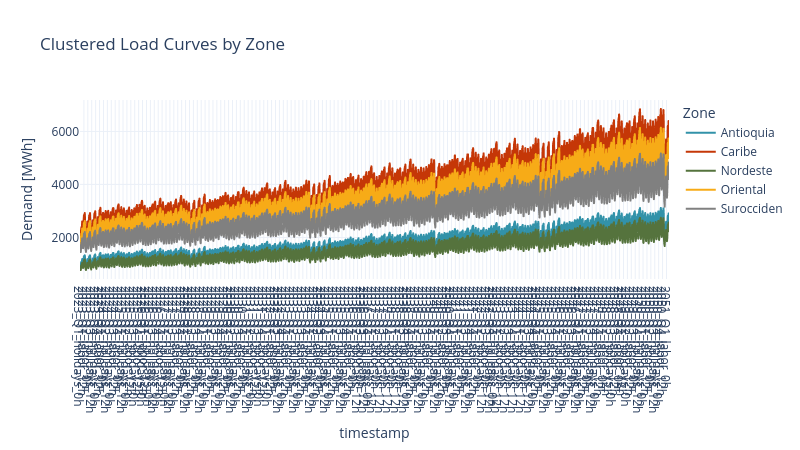
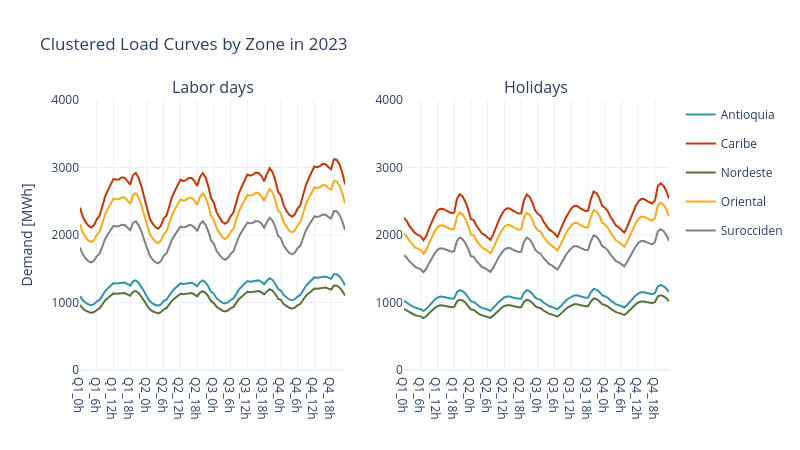

These figures' notebook cell, in order:
### Code cell
# Clusterize
loads = sc.loads.loads_to_timestamps(loads)
sc.loads.plot_multiple_line(
    loads,'Date', 'timestamp', 'demand_mw',
    'Zone', 'Clustered Load Curves by Zone', {'demand_mw':'Demand [MWh]'})

sc.loads.plot_clusterized_loads(loads, '2023')

### Figure 1 — Plotly figure (JSON) as saved in the notebook; plotly's stock layout.template omitted (floating-point values rounded to 4 significant figures; data arrays with more than 128 entries replaced by an {"elided": "..."} marker saying what was removed)
{"data": [{"hovertemplate": "Zone=Antioquia<br>timestamp=%{x}<br>Demand [MWh]=%{y}<extra></extra>", "legendgroup": "Antioquia", "line": {"color": "#3292A9", "dash": "solid"}, "marker": {"symbol": "circle"}, "mode": "lines", "name": "Antioquia", "showlegend": true, "type": "scattergl", "x": {"elided": "5424 str values"}, "xaxis": "x", "y": {"elided": "5424 float values"}, "yaxis": "y"}, {"hovertemplate": "Zone=Caribe<br>timestamp=%{x}<br>Demand [MWh]=%{y}<extra></extra>", "legendgroup": "Caribe", "line": {"color": "#C53707", "dash": "solid"}, "marker": {"symbol": "circle"}, "mode": "lines", "name": "Caribe", "showlegend": true, "type": "scattergl", "x": {"elided": "5424 str values"}, "xaxis": "x", "y": {"elided": "5424 float values"}, "yaxis": "y"}, {"hovertemplate": "Zone=Nordeste<br>timestamp=%{x}<br>Demand [MWh]=%{y}<extra></extra>", "legendgroup": "Nordeste", "line": {"color": "#55733D", "dash": "solid"}, "marker": {"symbol": "circle"}, "mode": "lines", "name": "Nordeste", "showlegend": true, "type": "scattergl", "x": {"elided": "5424 str values"}, "xaxis": "x", "y": {"elided": "5424 float values"}, "yaxis": "y"}, {"hovertemplate": "Zone=Oriental<br>timestamp=%{x}<br>Demand [MWh]=%{y}<extra></extra>", "legendgroup": "Oriental", "line": {"color": "#F7AB17", "dash": "solid"}, "marker": {"symbol": "circle"}, "mode": "lines", "name": "Oriental", "showlegend": true, "type": "scattergl", "x": {"elided": "5424 str values"}, "xaxis": "x", "y": {"elided": "5424 float values"}, "yaxis": "y"}, {"hovertemplate": "Zone=Surocciden<br>timestamp=%{x}<br>Demand [MWh]=%{y}<extra></extra>", "legendgroup": "Surocciden", "line": {"color": "#808080", "dash": "solid"}, "marker": {"symbol": "circle"}, "mode": "lines", "name": "Surocciden", "showlegend": true, "type": "scattergl", "x": {"elided": "5424 str values"}, "xaxis": "x", "y": {"elided": "5424 float values"}, "yaxis": "y"}], "layout": {"height": 450, "legend": {"title": {"text": "Zone"}, "tracegroupgap": 0}, "title": {"text": "Clustered Load Curves by Zone"}, "width": 800, "xaxis": {"anchor": "y", "domain": [0, 1], "dtick": 36, "title": {"text": "timestamp"}}, "yaxis": {"anchor": "x", "domain": [0, 1], "title": {"text": "Demand [MWh]"}}}}

### Figure 2 — Plotly figure (JSON) as saved in the notebook; plotly's stock layout.template omitted (floating-point values rounded to 4 significant figures)
{"data": [{"hovertemplate": "Zone=Antioquia<br>timestamp=%{x}<br>demand_mw=%{y}<extra></extra>", "legendgroup": "Antioquia", "line": {"color": "#3292A9", "dash": "solid"}, "marker": {"symbol": "circle"}, "mode": "lines", "name": "Antioquia", "orientation": "v", "showlegend": true, "type": "scatter", "x": ["Q1_0h", "Q1_1h", "Q1_2h", "Q1_3h", "Q1_4h", "Q1_5h", "Q1_6h", "Q1_7h", "Q1_8h", "Q1_9h", "Q1_10h", "Q1_11h", "Q1_12h", "Q1_13h", "Q1_14h", "Q1_15h", "Q1_16h", "Q1_17h", "Q1_18h", "Q1_19h", "Q1_20h", "Q1_21h", "Q1_22h", "Q1_23h", "Q2_0h", "Q2_1h", "Q2_2h", "Q2_3h", "Q2_4h", "Q2_5h", "Q2_6h", "Q2_7h", "Q2_8h", "Q2_9h", "Q2_10h", "Q2_11h", "Q2_12h", "Q2_13h", "Q2_14h", "Q2_15h", "Q2_16h", "Q2_17h", "Q2_18h", "Q2_19h", "Q2_20h", "Q2_21h", "Q2_22h", "Q2_23h", "Q3_0h", "Q3_1h", "Q3_2h", "Q3_3h", "Q3_4h", "Q3_5h", "Q3_6h", "Q3_7h", "Q3_8h", "Q3_9h", "Q3_10h", "Q3_11h", "Q3_12h", "Q3_13h", "Q3_14h", "Q3_15h", "Q3_16h", "Q3_17h", "Q3_18h", "Q3_19h", "Q3_20h", "Q3_21h", "Q3_22h", "Q3_23h", "Q4_0h", "Q4_1h", "Q4_2h", "Q4_3h", "Q4_4h", "Q4_5h", "Q4_6h", "Q4_7h", "Q4_8h", "Q4_9h", "Q4_10h", "Q4_11h", "Q4_12h", "Q4_13h", "Q4_14h", "Q4_15h", "Q4_16h", "Q4_17h", "Q4_18h", "Q4_19h", "Q4_20h", "Q4_21h", "Q4_22h", "Q4_23h"], "xaxis": "x", "y": [1094.0, 1033.0, 997.3, 972.3, 960.3, 975.1, 1015.0, 1039.0, 1102.0, 1170.0, 1212.0, 1254.0, 1288.0, 1282.0, 1285.0, 1298.0, 1295.0, 1273.0, 1248.0, 1314.0, 1328.0, 1294.0, 1238.0, 1163.0, 1086.0, 1022.0, 987.7, 963.4, 952.4, 972.4, 1021.0, 1041.0, 1103.0, 1166.0, 1207.0, 1250.0, 1283.0, 1273.0, 1279.0, 1294.0, 1293.0, 1273.0, 1240.0, 1301.0, 1327.0, 1297.0, 1237.0, 1157.0, 1125.0, 1060.0, 1024.0, 997.2, 984.7, 1000.0, 1037.0, 1061.0, 1128.0, 1194.0, 1236.0, 1282.0, 1316.0, 1309.0, 1316.0, 1331.0, 1328.0, 1308.0, 1271.0, 1321.0, 1360.0, 1334.0, 1278.0, 1199.0, 1176.0, 1110.0, 1072.0, 1045.0, 1032.0, 1049.0, 1087.0, 1112.0, 1181.0, 1248.0, 1292.0, 1338.0, 1372.0, 1366.0, 1374.0, 1389.0, 1386.0, 1368.0, 1353.0, 1420.0, 1417.0, 1387.0, 1330.0, 1251.0], "yaxis": "y"}, {"hovertemplate": "Zone=Caribe<br>timestamp=%{x}<br>demand_mw=%{y}<extra></extra>", "legendgroup": "Caribe", "line": {"color": "#C53707", "dash": "solid"}, "marker": {"symbol": "circle"}, "mode": "lines", "name": "Caribe", "orientation": "v", "showlegend": true, "type": "scatter", "x": ["Q1_0h", "Q1_1h", "Q1_2h", "Q1_3h", "Q1_4h", "Q1_5h", "Q1_6h", "Q1_7h", "Q1_8h", "Q1_9h", "Q1_10h", "Q1_11h", "Q1_12h", "Q1_13h", "Q1_14h", "Q1_15h", "Q1_16h", "Q1_17h", "Q1_18h", "Q1_19h", "Q1_20h", "Q1_21h", "Q1_22h", "Q1_23h", "Q2_0h", "Q2_1h", "Q2_2h", "Q2_3h", "Q2_4h", "Q2_5h", "Q2_6h", "Q2_7h", "Q2_8h", "Q2_9h", "Q2_10h", "Q2_11h", "Q2_12h", "Q2_13h", "Q2_14h", "Q2_15h", "Q2_16h", "Q2_17h", "Q2_18h", "Q2_19h", "Q2_20h", "Q2_21h", "Q2_22h", "Q2_23h", "Q3_0h", "Q3_1h", "Q3_2h", "Q3_3h", "Q3_4h", "Q3_5h", "Q3_6h", "Q3_7h", "Q3_8h", "Q3_9h", "Q3_10h", "Q3_11h", "Q3_12h", "Q3_13h", "Q3_14h", "Q3_15h", "Q3_16h", "Q3_17h", "Q3_18h", "Q3_19h", "Q3_20h", "Q3_21h", "Q3_22h", "Q3_23h", "Q4_0h", "Q4_1h", "Q4_2h", "Q4_3h", "Q4_4h", "Q4_5h", "Q4_6h", "Q4_7h", "Q4_8h", "Q4_9h", "Q4_10h", "Q4_11h", "Q4_12h", "Q4_13h", "Q4_14h", "Q4_15h", "Q4_16h", "Q4_17h", "Q4_18h", "Q4_19h", "Q4_20h", "Q4_21h", "Q4_22h", "Q4_23h"], "xaxis": "x", "y": [2405.0, 2270.0, 2193.0, 2138.0, 2111.0, 2144.0, 2232.0, 2284.0, 2422.0, 2572.0, 2666.0, 2758.0, 2832.0, 2819.0, 2826.0, 2854.0, 2847.0, 2799.0, 2745.0, 2888.0, 2920.0, 2846.0, 2722.0, 2558.0, 2387.0, 2247.0, 2172.0, 2118.0, 2094.0, 2138.0, 2244.0, 2289.0, 2424.0, 2564.0, 2653.0, 2748.0, 2820.0, 2799.0, 2813.0, 2845.0, 2844.0, 2798.0, 2726.0, 2861.0, 2919.0, 2852.0, 2721.0, 2544.0, 2474.0, 2332.0, 2251.0, 2193.0, 2165.0, 2200.0, 2280.0, 2332.0, 2479.0, 2625.0, 2719.0, 2820.0, 2895.0, 2878.0, 2894.0, 2926.0, 2919.0, 2875.0, 2795.0, 2906.0, 2990.0, 2933.0, 2809.0, 2637.0, 2587.0, 2440.0, 2356.0, 2299.0, 2270.0, 2307.0, 2391.0, 2446.0, 2597.0, 2745.0, 2841.0, 2942.0, 3016.0, 3003.0, 3021.0, 3054.0, 3048.0, 3007.0, 2975.0, 3121.0, 3116.0, 3050.0, 2923.0, 2750.0], "yaxis": "y"}, {"hovertemplate": "Zone=Nordeste<br>timestamp=%{x}<br>demand_mw=%{y}<extra></extra>", "legendgroup": "Nordeste", "line": {"color": "#55733D", "dash": "solid"}, "marker": {"symbol": "circle"}, "mode": "lines", "name": "Nordeste", "orientation": "v", "showlegend": true, "type": "scatter", "x": ["Q1_0h", "Q1_1h", "Q1_2h", "Q1_3h", "Q1_4h", "Q1_5h", "Q1_6h", "Q1_7h", "Q1_8h", "Q1_9h", "Q1_10h", "Q1_11h", "Q1_12h", "Q1_13h", "Q1_14h", "Q1_15h", "Q1_16h", "Q1_17h", "Q1_18h", "Q1_19h", "Q1_20h", "Q1_21h", "Q1_22h", "Q1_23h", "Q2_0h", "Q2_1h", "Q2_2h", "Q2_3h", "Q2_4h", "Q2_5h", "Q2_6h", "Q2_7h", "Q2_8h", "Q2_9h", "Q2_10h", "Q2_11h", "Q2_12h", "Q2_13h", "Q2_14h", "Q2_15h", "Q2_16h", "Q2_17h", "Q2_18h", "Q2_19h", "Q2_20h", "Q2_21h", "Q2_22h", "Q2_23h", "Q3_0h", "Q3_1h", "Q3_2h", "Q3_3h", "Q3_4h", "Q3_5h", "Q3_6h", "Q3_7h", "Q3_8h", "Q3_9h", "Q3_10h", "Q3_11h", "Q3_12h", "Q3_13h", "Q3_14h", "Q3_15h", "Q3_16h", "Q3_17h", "Q3_18h", "Q3_19h", "Q3_20h", "Q3_21h", "Q3_22h", "Q3_23h", "Q4_0h", "Q4_1h", "Q4_2h", "Q4_3h", "Q4_4h", "Q4_5h", "Q4_6h", "Q4_7h", "Q4_8h", "Q4_9h", "Q4_10h", "Q4_11h", "Q4_12h", "Q4_13h", "Q4_14h", "Q4_15h", "Q4_16h", "Q4_17h", "Q4_18h", "Q4_19h", "Q4_20h", "Q4_21h", "Q4_22h", "Q4_23h"], "xaxis": "x", "y": [963.7, 909.7, 878.7, 856.6, 846.0, 859.1, 894.4, 915.3, 970.5, 1031.0, 1068.0, 1105.0, 1135.0, 1130.0, 1132.0, 1143.0, 1141.0, 1122.0, 1100.0, 1157.0, 1170.0, 1141.0, 1091.0, 1025.0, 956.5, 900.4, 870.3, 848.8, 839.1, 856.8, 899.2, 917.3, 971.4, 1028.0, 1063.0, 1101.0, 1130.0, 1121.0, 1127.0, 1140.0, 1140.0, 1121.0, 1092.0, 1146.0, 1170.0, 1143.0, 1090.0, 1020.0, 991.5, 934.3, 901.8, 878.6, 867.6, 881.4, 913.6, 934.4, 993.5, 1052.0, 1089.0, 1130.0, 1160.0, 1153.0, 1160.0, 1172.0, 1170.0, 1152.0, 1120.0, 1164.0, 1198.0, 1175.0, 1126.0, 1057.0, 1036.0, 977.6, 944.2, 921.0, 909.7, 924.5, 957.9, 980.0, 1041.0, 1100.0, 1138.0, 1179.0, 1208.0, 1203.0, 1210.0, 1224.0, 1221.0, 1205.0, 1192.0, 1251.0, 1249.0, 1222.0, 1171.0, 1102.0], "yaxis": "y"}, {"hovertemplate": "Zone=Oriental<br>timestamp=%{x}<br>demand_mw=%{y}<extra></extra>", "legendgroup": "Oriental", "line": {"color": "#F7AB17", "dash": "solid"}, "marker": {"symbol": "circle"}, "mode": "lines", "name": "Oriental", "orientation": "v", "showlegend": true, "type": "scatter", "x": ["Q1_0h", "Q1_1h", "Q1_2h", "Q1_3h", "Q1_4h", "Q1_5h", "Q1_6h", "Q1_7h", "Q1_8h", "Q1_9h", "Q1_10h", "Q1_11h", "Q1_12h", "Q1_13h", "Q1_14h", "Q1_15h", "Q1_16h", "Q1_17h", "Q1_18h", "Q1_19h", "Q1_20h", "Q1_21h", "Q1_22h", "Q1_23h", "Q2_0h", "Q2_1h", "Q2_2h", "Q2_3h", "Q2_4h", "Q2_5h", "Q2_6h", "Q2_7h", "Q2_8h", "Q2_9h", "Q2_10h", "Q2_11h", "Q2_12h", "Q2_13h", "Q2_14h", "Q2_15h", "Q2_16h", "Q2_17h", "Q2_18h", "Q2_19h", "Q2_20h", "Q2_21h", "Q2_22h", "Q2_23h", "Q3_0h", "Q3_1h", "Q3_2h", "Q3_3h", "Q3_4h", "Q3_5h", "Q3_6h", "Q3_7h", "Q3_8h", "Q3_9h", "Q3_10h", "Q3_11h", "Q3_12h", "Q3_13h", "Q3_14h", "Q3_15h", "Q3_16h", "Q3_17h", "Q3_18h", "Q3_19h", "Q3_20h", "Q3_21h", "Q3_22h", "Q3_23h", "Q4_0h", "Q4_1h", "Q4_2h", "Q4_3h", "Q4_4h", "Q4_5h", "Q4_6h", "Q4_7h", "Q4_8h", "Q4_9h", "Q4_10h", "Q4_11h", "Q4_12h", "Q4_13h", "Q4_14h", "Q4_15h", "Q4_16h", "Q4_17h", "Q4_18h", "Q4_19h", "Q4_20h", "Q4_21h", "Q4_22h", "Q4_23h"], "xaxis": "x", "y": [2157.0, 2036.0, 1967.0, 1917.0, 1894.0, 1923.0, 2002.0, 2049.0, 2172.0, 2307.0, 2391.0, 2474.0, 2540.0, 2529.0, 2534.0, 2559.0, 2554.0, 2511.0, 2462.0, 2590.0, 2619.0, 2553.0, 2442.0, 2294.0, 2141.0, 2015.0, 1948.0, 1900.0, 1878.0, 1918.0, 2012.0, 2053.0, 2174.0, 2300.0, 2379.0, 2465.0, 2529.0, 2510.0, 2523.0, 2552.0, 2551.0, 2510.0, 2445.0, 2566.0, 2618.0, 2558.0, 2440.0, 2282.0, 2219.0, 2091.0, 2018.0, 1966.0, 1942.0, 1973.0, 2045.0, 2091.0, 2224.0, 2354.0, 2438.0, 2529.0, 2596.0, 2581.0, 2595.0, 2624.0, 2618.0, 2579.0, 2506.0, 2606.0, 2681.0, 2631.0, 2519.0, 2365.0, 2320.0, 2188.0, 2113.0, 2061.0, 2036.0, 2069.0, 2144.0, 2193.0, 2329.0, 2461.0, 2548.0, 2638.0, 2705.0, 2693.0, 2709.0, 2739.0, 2733.0, 2697.0, 2668.0, 2799.0, 2795.0, 2735.0, 2622.0, 2466.0], "yaxis": "y"}, {"hovertemplate": "Zone=Surocciden<br>timestamp=%{x}<br>demand_mw=%{y}<extra></extra>", "legendgroup": "Surocciden", "line": {"color": "#808080", "dash": "solid"}, "marker": {"symbol": "circle"}, "mode": "lines", "name": "Surocciden", "orientation": "v", "showlegend": true, "type": "scatter", "x": ["Q1_0h", "Q1_1h", "Q1_2h", "Q1_3h", "Q1_4h", "Q1_5h", "Q1_6h", "Q1_7h", "Q1_8h", "Q1_9h", "Q1_10h", "Q1_11h", "Q1_12h", "Q1_13h", "Q1_14h", "Q1_15h", "Q1_16h", "Q1_17h", "Q1_18h", "Q1_19h", "Q1_20h", "Q1_21h", "Q1_22h", "Q1_23h", "Q2_0h", "Q2_1h", "Q2_2h", "Q2_3h", "Q2_4h", "Q2_5h", "Q2_6h", "Q2_7h", "Q2_8h", "Q2_9h", "Q2_10h", "Q2_11h", "Q2_12h", "Q2_13h", "Q2_14h", "Q2_15h", "Q2_16h", "Q2_17h", "Q2_18h", "Q2_19h", "Q2_20h", "Q2_21h", "Q2_22h", "Q2_23h", "Q3_0h", "Q3_1h", "Q3_2h", "Q3_3h", "Q3_4h", "Q3_5h", "Q3_6h", "Q3_7h", "Q3_8h", "Q3_9h", "Q3_10h", "Q3_11h", "Q3_12h", "Q3_13h", "Q3_14h", "Q3_15h", "Q3_16h", "Q3_17h", "Q3_18h", "Q3_19h", "Q3_20h", "Q3_21h", "Q3_22h", "Q3_23h", "Q4_0h", "Q4_1h", "Q4_2h", "Q4_3h", "Q4_4h", "Q4_5h", "Q4_6h", "Q4_7h", "Q4_8h", "Q4_9h", "Q4_10h", "Q4_11h", "Q4_12h", "Q4_13h", "Q4_14h", "Q4_15h", "Q4_16h", "Q4_17h", "Q4_18h", "Q4_19h", "Q4_20h", "Q4_21h", "Q4_22h", "Q4_23h"], "xaxis": "x", "y": [1815.0, 1713.0, 1654.0, 1613.0, 1593.0, 1618.0, 1684.0, 1723.0, 1827.0, 1941.0, 2011.0, 2081.0, 2137.0, 2127.0, 2132.0, 2153.0, 2148.0, 2112.0, 2071.0, 2179.0, 2203.0, 2148.0, 2054.0, 1930.0, 1801.0, 1695.0, 1639.0, 1598.0, 1580.0, 1613.0, 1693.0, 1727.0, 1829.0, 1935.0, 2002.0, 2074.0, 2128.0, 2111.0, 2122.0, 2147.0, 2146.0, 2111.0, 2057.0, 2158.0, 2202.0, 2152.0, 2053.0, 1920.0, 1867.0, 1759.0, 1698.0, 1654.0, 1634.0, 1660.0, 1720.0, 1759.0, 1871.0, 1981.0, 2051.0, 2127.0, 2184.0, 2172.0, 2183.0, 2208.0, 2202.0, 2169.0, 2109.0, 2192.0, 2256.0, 2213.0, 2119.0, 1990.0, 1952.0, 1841.0, 1778.0, 1734.0, 1713.0, 1741.0, 1804.0, 1845.0, 1959.0, 2071.0, 2143.0, 2220.0, 2275.0, 2266.0, 2279.0, 2304.0, 2299.0, 2269.0, 2245.0, 2355.0, 2351.0, 2301.0, 2206.0, 2075.0], "yaxis": "y"}, {"hovertemplate": "Zone=Antioquia<br>timestamp=%{x}<br>demand_mw=%{y}<extra></extra>", "legendgroup": "Antioquia", "line": {"color": "#3292A9", "dash": "solid"}, "marker": {"symbol": "circle"}, "mode": "lines", "name": "Antioquia", "orientation": "v", "showlegend": false, "type": "scatter", "x": ["Q1_0h", "Q1_1h", "Q1_2h", "Q1_3h", "Q1_4h", "Q1_5h", "Q1_6h", "Q1_7h", "Q1_8h", "Q1_9h", "Q1_10h", "Q1_11h", "Q1_12h", "Q1_13h", "Q1_14h", "Q1_15h", "Q1_16h", "Q1_17h", "Q1_18h", "Q1_19h", "Q1_20h", "Q1_21h", "Q1_22h", "Q1_23h", "Q2_0h", "Q2_1h", "Q2_2h", "Q2_3h", "Q2_4h", "Q2_5h", "Q2_6h", "Q2_7h", "Q2_8h", "Q2_9h", "Q2_10h", "Q2_11h", "Q2_12h", "Q2_13h", "Q2_14h", "Q2_15h", "Q2_16h", "Q2_17h", "Q2_18h", "Q2_19h", "Q2_20h", "Q2_21h", "Q2_22h", "Q2_23h", "Q3_0h", "Q3_1h", "Q3_2h", "Q3_3h", "Q3_4h", "Q3_5h", "Q3_6h", "Q3_7h", "Q3_8h", "Q3_9h", "Q3_10h", "Q3_11h", "Q3_12h", "Q3_13h", "Q3_14h", "Q3_15h", "Q3_16h", "Q3_17h", "Q3_18h", "Q3_19h", "Q3_20h", "Q3_21h", "Q3_22h", "Q3_23h", "Q4_0h", "Q4_1h", "Q4_2h", "Q4_3h", "Q4_4h", "Q4_5h", "Q4_6h", "Q4_7h", "Q4_8h", "Q4_9h", "Q4_10h", "Q4_11h", "Q4_12h", "Q4_13h", "Q4_14h", "Q4_15h", "Q4_16h", "Q4_17h", "Q4_18h", "Q4_19h", "Q4_20h", "Q4_21h", "Q4_22h", "Q4_23h"], "xaxis": "x2", "y": [1027.0, 1003.0, 969.7, 942.3, 921.5, 910.3, 901.5, 873.7, 902.4, 954.2, 1002.0, 1040.0, 1073.0, 1087.0, 1085.0, 1074.0, 1065.0, 1056.0, 1062.0, 1153.0, 1184.0, 1169.0, 1134.0, 1083.0, 1017.0, 1011.0, 971.3, 940.9, 919.3, 908.9, 895.4, 876.3, 914.1, 963.1, 1008.0, 1046.0, 1076.0, 1089.0, 1089.0, 1074.0, 1063.0, 1054.0, 1056.0, 1143.0, 1182.0, 1168.0, 1130.0, 1076.0, 1050.0, 1038.0, 1000.0, 970.0, 947.0, 934.4, 919.2, 897.5, 935.7, 984.1, 1026.0, 1060.0, 1088.0, 1105.0, 1106.0, 1092.0, 1081.0, 1071.0, 1073.0, 1151.0, 1203.0, 1191.0, 1160.0, 1108.0, 1093.0, 1071.0, 1032.0, 1000.0, 972.5, 960.6, 946.0, 926.1, 963.8, 1014.0, 1060.0, 1101.0, 1135.0, 1151.0, 1151.0, 1138.0, 1130.0, 1122.0, 1143.0, 1239.0, 1257.0, 1242.0, 1208.0, 1155.0], "yaxis": "y2"}, {"hovertemplate": "Zone=Caribe<br>timestamp=%{x}<br>demand_mw=%{y}<extra></extra>", "legendgroup": "Caribe", "line": {"color": "#C53707", "dash": "solid"}, "marker": {"symbol": "circle"}, "mode": "lines", "name": "Caribe", "orientation": "v", "showlegend": false, "type": "scatter", "x": ["Q1_0h", "Q1_1h", "Q1_2h", "Q1_3h", "Q1_4h", "Q1_5h", "Q1_6h", "Q1_7h", "Q1_8h", "Q1_9h", "Q1_10h", "Q1_11h", "Q1_12h", "Q1_13h", "Q1_14h", "Q1_15h", "Q1_16h", "Q1_17h", "Q1_18h", "Q1_19h", "Q1_20h", "Q1_21h", "Q1_22h", "Q1_23h", "Q2_0h", "Q2_1h", "Q2_2h", "Q2_3h", "Q2_4h", "Q2_5h", "Q2_6h", "Q2_7h", "Q2_8h", "Q2_9h", "Q2_10h", "Q2_11h", "Q2_12h", "Q2_13h", "Q2_14h", "Q2_15h", "Q2_16h", "Q2_17h", "Q2_18h", "Q2_19h", "Q2_20h", "Q2_21h", "Q2_22h", "Q2_23h", "Q3_0h", "Q3_1h", "Q3_2h", "Q3_3h", "Q3_4h", "Q3_5h", "Q3_6h", "Q3_7h", "Q3_8h", "Q3_9h", "Q3_10h", "Q3_11h", "Q3_12h", "Q3_13h", "Q3_14h", "Q3_15h", "Q3_16h", "Q3_17h", "Q3_18h", "Q3_19h", "Q3_20h", "Q3_21h", "Q3_22h", "Q3_23h", "Q4_0h", "Q4_1h", "Q4_2h", "Q4_3h", "Q4_4h", "Q4_5h", "Q4_6h", "Q4_7h", "Q4_8h", "Q4_9h", "Q4_10h", "Q4_11h", "Q4_12h", "Q4_13h", "Q4_14h", "Q4_15h", "Q4_16h", "Q4_17h", "Q4_18h", "Q4_19h", "Q4_20h", "Q4_21h", "Q4_22h", "Q4_23h"], "xaxis": "x2", "y": [2257.0, 2206.0, 2132.0, 2072.0, 2026.0, 2002.0, 1982.0, 1921.0, 1984.0, 2098.0, 2203.0, 2288.0, 2359.0, 2390.0, 2385.0, 2361.0, 2341.0, 2322.0, 2335.0, 2535.0, 2603.0, 2570.0, 2493.0, 2382.0, 2236.0, 2223.0, 2136.0, 2069.0, 2021.0, 1999.0, 1969.0, 1927.0, 2010.0, 2118.0, 2217.0, 2299.0, 2366.0, 2395.0, 2394.0, 2362.0, 2338.0, 2318.0, 2323.0, 2514.0, 2600.0, 2568.0, 2484.0, 2365.0, 2309.0, 2283.0, 2200.0, 2133.0, 2082.0, 2054.0, 2021.0, 1973.0, 2058.0, 2164.0, 2255.0, 2330.0, 2393.0, 2430.0, 2432.0, 2402.0, 2376.0, 2356.0, 2359.0, 2531.0, 2645.0, 2619.0, 2550.0, 2436.0, 2404.0, 2354.0, 2270.0, 2200.0, 2138.0, 2112.0, 2080.0, 2036.0, 2119.0, 2230.0, 2331.0, 2422.0, 2496.0, 2532.0, 2531.0, 2503.0, 2485.0, 2468.0, 2514.0, 2725.0, 2765.0, 2731.0, 2656.0, 2539.0], "yaxis": "y2"}, {"hovertemplate": "Zone=Nordeste<br>timestamp=%{x}<br>demand_mw=%{y}<extra></extra>", "legendgroup": "Nordeste", "line": {"color": "#55733D", "dash": "solid"}, "marker": {"symbol": "circle"}, "mode": "lines", "name": "Nordeste", "orientation": "v", "showlegend": false, "type": "scatter", "x": ["Q1_0h", "Q1_1h", "Q1_2h", "Q1_3h", "Q1_4h", "Q1_5h", "Q1_6h", "Q1_7h", "Q1_8h", "Q1_9h", "Q1_10h", "Q1_11h", "Q1_12h", "Q1_13h", "Q1_14h", "Q1_15h", "Q1_16h", "Q1_17h", "Q1_18h", "Q1_19h", "Q1_20h", "Q1_21h", "Q1_22h", "Q1_23h", "Q2_0h", "Q2_1h", "Q2_2h", "Q2_3h", "Q2_4h", "Q2_5h", "Q2_6h", "Q2_7h", "Q2_8h", "Q2_9h", "Q2_10h", "Q2_11h", "Q2_12h", "Q2_13h", "Q2_14h", "Q2_15h", "Q2_16h", "Q2_17h", "Q2_18h", "Q2_19h", "Q2_20h", "Q2_21h", "Q2_22h", "Q2_23h", "Q3_0h", "Q3_1h", "Q3_2h", "Q3_3h", "Q3_4h", "Q3_5h", "Q3_6h", "Q3_7h", "Q3_8h", "Q3_9h", "Q3_10h", "Q3_11h", "Q3_12h", "Q3_13h", "Q3_14h", "Q3_15h", "Q3_16h", "Q3_17h", "Q3_18h", "Q3_19h", "Q3_20h", "Q3_21h", "Q3_22h", "Q3_23h", "Q4_0h", "Q4_1h", "Q4_2h", "Q4_3h", "Q4_4h", "Q4_5h", "Q4_6h", "Q4_7h", "Q4_8h", "Q4_9h", "Q4_10h", "Q4_11h", "Q4_12h", "Q4_13h", "Q4_14h", "Q4_15h", "Q4_16h", "Q4_17h", "Q4_18h", "Q4_19h", "Q4_20h", "Q4_21h", "Q4_22h", "Q4_23h"], "xaxis": "x2", "y": [904.5, 883.7, 854.4, 830.2, 811.9, 802.1, 794.3, 769.8, 795.0, 840.7, 882.8, 916.7, 945.3, 957.6, 955.8, 946.2, 937.9, 930.5, 935.6, 1016.0, 1043.0, 1030.0, 999.0, 954.4, 895.8, 890.7, 855.8, 829.0, 810.0, 800.8, 788.9, 772.1, 805.4, 848.6, 888.5, 921.2, 948.1, 959.9, 959.2, 946.6, 936.8, 928.9, 930.7, 1007.0, 1042.0, 1029.0, 995.5, 947.9, 925.4, 914.9, 881.5, 854.6, 834.4, 823.2, 809.9, 790.7, 824.4, 867.0, 903.6, 933.6, 958.8, 973.5, 974.5, 962.6, 952.0, 944.1, 945.1, 1014.0, 1060.0, 1050.0, 1022.0, 976.0, 963.3, 943.2, 909.6, 881.5, 856.9, 846.4, 833.5, 815.9, 849.2, 893.5, 934.0, 970.3, 1000.0, 1014.0, 1014.0, 1003.0, 995.8, 988.8, 1007.0, 1092.0, 1108.0, 1094.0, 1064.0, 1017.0], "yaxis": "y2"}, {"hovertemplate": "Zone=Oriental<br>timestamp=%{x}<br>demand_mw=%{y}<extra></extra>", "legendgroup": "Oriental", "line": {"color": "#F7AB17", "dash": "solid"}, "marker": {"symbol": "circle"}, "mode": "lines", "name": "Oriental", "orientation": "v", "showlegend": false, "type": "scatter", "x": ["Q1_0h", "Q1_1h", "Q1_2h", "Q1_3h", "Q1_4h", "Q1_5h", "Q1_6h", "Q1_7h", "Q1_8h", "Q1_9h", "Q1_10h", "Q1_11h", "Q1_12h", "Q1_13h", "Q1_14h", "Q1_15h", "Q1_16h", "Q1_17h", "Q1_18h", "Q1_19h", "Q1_20h", "Q1_21h", "Q1_22h", "Q1_23h", "Q2_0h", "Q2_1h", "Q2_2h", "Q2_3h", "Q2_4h", "Q2_5h", "Q2_6h", "Q2_7h", "Q2_8h", "Q2_9h", "Q2_10h", "Q2_11h", "Q2_12h", "Q2_13h", "Q2_14h", "Q2_15h", "Q2_16h", "Q2_17h", "Q2_18h", "Q2_19h", "Q2_20h", "Q2_21h", "Q2_22h", "Q2_23h", "Q3_0h", "Q3_1h", "Q3_2h", "Q3_3h", "Q3_4h", "Q3_5h", "Q3_6h", "Q3_7h", "Q3_8h", "Q3_9h", "Q3_10h", "Q3_11h", "Q3_12h", "Q3_13h", "Q3_14h", "Q3_15h", "Q3_16h", "Q3_17h", "Q3_18h", "Q3_19h", "Q3_20h", "Q3_21h", "Q3_22h", "Q3_23h", "Q4_0h", "Q4_1h", "Q4_2h", "Q4_3h", "Q4_4h", "Q4_5h", "Q4_6h", "Q4_7h", "Q4_8h", "Q4_9h", "Q4_10h", "Q4_11h", "Q4_12h", "Q4_13h", "Q4_14h", "Q4_15h", "Q4_16h", "Q4_17h", "Q4_18h", "Q4_19h", "Q4_20h", "Q4_21h", "Q4_22h", "Q4_23h"], "xaxis": "x2", "y": [2024.0, 1978.0, 1912.0, 1858.0, 1817.0, 1795.0, 1778.0, 1723.0, 1779.0, 1882.0, 1976.0, 2052.0, 2116.0, 2143.0, 2139.0, 2118.0, 2099.0, 2083.0, 2094.0, 2273.0, 2334.0, 2305.0, 2236.0, 2136.0, 2005.0, 1993.0, 1915.0, 1855.0, 1813.0, 1792.0, 1766.0, 1728.0, 1802.0, 1899.0, 1989.0, 2062.0, 2122.0, 2148.0, 2147.0, 2119.0, 2097.0, 2079.0, 2083.0, 2255.0, 2332.0, 2303.0, 2228.0, 2121.0, 2071.0, 2048.0, 1973.0, 1913.0, 1867.0, 1843.0, 1813.0, 1770.0, 1845.0, 1941.0, 2022.0, 2090.0, 2146.0, 2179.0, 2181.0, 2154.0, 2131.0, 2113.0, 2115.0, 2270.0, 2372.0, 2349.0, 2287.0, 2184.0, 2156.0, 2111.0, 2036.0, 1973.0, 1918.0, 1894.0, 1865.0, 1826.0, 1901.0, 2000.0, 2090.0, 2172.0, 2238.0, 2270.0, 2270.0, 2245.0, 2229.0, 2213.0, 2255.0, 2444.0, 2479.0, 2449.0, 2382.0, 2277.0], "yaxis": "y2"}, {"hovertemplate": "Zone=Surocciden<br>timestamp=%{x}<br>demand_mw=%{y}<extra></extra>", "legendgroup": "Surocciden", "line": {"color": "#808080", "dash": "solid"}, "marker": {"symbol": "circle"}, "mode": "lines", "name": "Surocciden", "orientation": "v", "showlegend": false, "type": "scatter", "x": ["Q1_0h", "Q1_1h", "Q1_2h", "Q1_3h", "Q1_4h", "Q1_5h", "Q1_6h", "Q1_7h", "Q1_8h", "Q1_9h", "Q1_10h", "Q1_11h", "Q1_12h", "Q1_13h", "Q1_14h", "Q1_15h", "Q1_16h", "Q1_17h", "Q1_18h", "Q1_19h", "Q1_20h", "Q1_21h", "Q1_22h", "Q1_23h", "Q2_0h", "Q2_1h", "Q2_2h", "Q2_3h", "Q2_4h", "Q2_5h", "Q2_6h", "Q2_7h", "Q2_8h", "Q2_9h", "Q2_10h", "Q2_11h", "Q2_12h", "Q2_13h", "Q2_14h", "Q2_15h", "Q2_16h", "Q2_17h", "Q2_18h", "Q2_19h", "Q2_20h", "Q2_21h", "Q2_22h", "Q2_23h", "Q3_0h", "Q3_1h", "Q3_2h", "Q3_3h", "Q3_4h", "Q3_5h", "Q3_6h", "Q3_7h", "Q3_8h", "Q3_9h", "Q3_10h", "Q3_11h", "Q3_12h", "Q3_13h", "Q3_14h", "Q3_15h", "Q3_16h", "Q3_17h", "Q3_18h", "Q3_19h", "Q3_20h", "Q3_21h", "Q3_22h", "Q3_23h", "Q4_0h", "Q4_1h", "Q4_2h", "Q4_3h", "Q4_4h", "Q4_5h", "Q4_6h", "Q4_7h", "Q4_8h", "Q4_9h", "Q4_10h", "Q4_11h", "Q4_12h", "Q4_13h", "Q4_14h", "Q4_15h", "Q4_16h", "Q4_17h", "Q4_18h", "Q4_19h", "Q4_20h", "Q4_21h", "Q4_22h", "Q4_23h"], "xaxis": "x2", "y": [1703.0, 1664.0, 1609.0, 1563.0, 1529.0, 1510.0, 1496.0, 1449.0, 1497.0, 1583.0, 1662.0, 1726.0, 1780.0, 1803.0, 1800.0, 1782.0, 1766.0, 1752.0, 1762.0, 1913.0, 1964.0, 1939.0, 1881.0, 1797.0, 1687.0, 1677.0, 1611.0, 1561.0, 1525.0, 1508.0, 1485.0, 1454.0, 1516.0, 1598.0, 1673.0, 1735.0, 1785.0, 1807.0, 1806.0, 1782.0, 1764.0, 1749.0, 1752.0, 1897.0, 1962.0, 1937.0, 1875.0, 1785.0, 1743.0, 1723.0, 1660.0, 1609.0, 1571.0, 1550.0, 1525.0, 1489.0, 1552.0, 1633.0, 1701.0, 1758.0, 1805.0, 1833.0, 1835.0, 1812.0, 1793.0, 1778.0, 1780.0, 1910.0, 1996.0, 1976.0, 1924.0, 1838.0, 1814.0, 1776.0, 1713.0, 1660.0, 1613.0, 1594.0, 1569.0, 1536.0, 1599.0, 1682.0, 1759.0, 1827.0, 1883.0, 1910.0, 1910.0, 1888.0, 1875.0, 1862.0, 1897.0, 2056.0, 2086.0, 2060.0, 2004.0, 1915.0], "yaxis": "y2"}], "layout": {"annotations": [{"font": {"size": 16}, "showarrow": false, "text": "Labor days", "x": 0.225, "xanchor": "center", "xref": "paper", "y": 1, "yanchor": "bottom", "yref": "paper"}, {"font": {"size": 16}, "showarrow": false, "text": "Holidays", "x": 0.775, "xanchor": "center", "xref": "paper", "y": 1, "yanchor": "bottom", "yref": "paper"}], "height": 450, "title": {"text": "Clustered Load Curves by Zone in 2023"}, "width": 800, "xaxis": {"anchor": "y", "domain": [0, 0.45], "dtick": 6}, "xaxis2": {"anchor": "y2", "domain": [0.55, 1], "dtick": 6}, "yaxis": {"anchor": "x", "domain": [0, 1], "range": [0, 4000], "title": {"text": "Demand [MWh]"}}, "yaxis2": {"anchor": "x2", "domain": [0, 1], "range": [0, 4000]}}}
